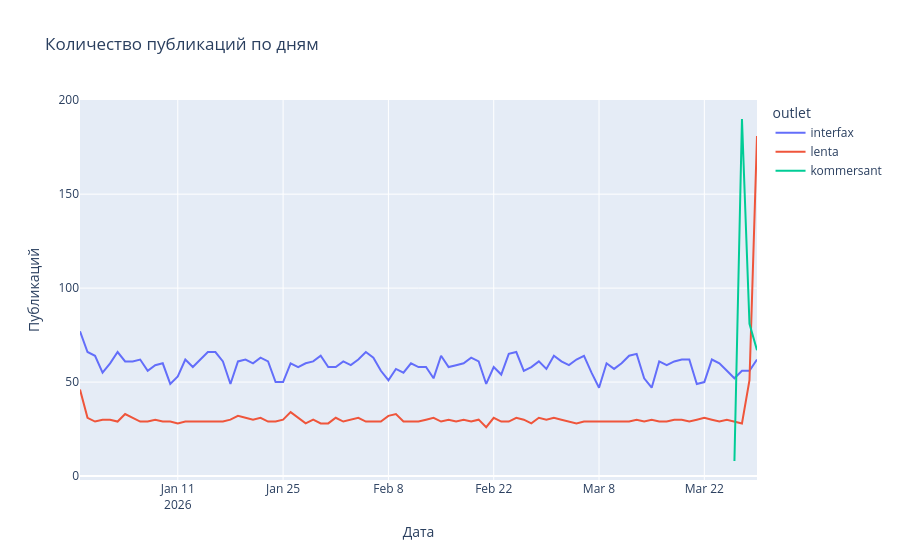

Notebook code for this chart:
### Code cell
# ── Динамика публикаций по дням (все СМИ) ────────────────────────
import plotly.express as px
from etl import load_all_clean

df_all = load_all_clean()
if not df_all.empty:
    daily = (
        df_all.groupby([df_all["published_at"].dt.date, "outlet"])
              .size()
              .reset_index(name="count")
    )
    daily.columns = ["date", "outlet", "count"]
    fig = px.line(daily, x="date", y="count", color="outlet",
                  title="Количество публикаций по дням",
                  labels={"count": "Публикаций", "date": "Дата"})
    fig.show()
else:
    print("Нет данных — запустите Scrape + ETL")

### Figure 1 — Plotly figure (JSON) as saved in the notebook; plotly's stock layout.template omitted (floating-point values rounded to 4 significant figures)
{"data": [{"hovertemplate": "outlet=interfax<br>Дата=%{x}<br>Публикаций=%{y}<extra></extra>", "legendgroup": "interfax", "line": {"color": "#636efa", "dash": "solid"}, "marker": {"symbol": "circle"}, "mode": "lines", "name": "interfax", "orientation": "v", "showlegend": true, "type": "scatter", "x": ["2025-12-29", "2025-12-30", "2025-12-31", "2026-01-01", "2026-01-02", "2026-01-03", "2026-01-04", "2026-01-05", "2026-01-06", "2026-01-07", "2026-01-08", "2026-01-09", "2026-01-10", "2026-01-11", "2026-01-12", "2026-01-13", "2026-01-14", "2026-01-15", "2026-01-16", "2026-01-17", "2026-01-18", "2026-01-19", "2026-01-20", "2026-01-21", "2026-01-22", "2026-01-23", "2026-01-24", "2026-01-25", "2026-01-26", "2026-01-27", "2026-01-28", "2026-01-29", "2026-01-30", "2026-01-31", "2026-02-01", "2026-02-02", "2026-02-03", "2026-02-04", "2026-02-05", "2026-02-06", "2026-02-07", "2026-02-08", "2026-02-09", "2026-02-10", "2026-02-11", "2026-02-12", "2026-02-13", "2026-02-14", "2026-02-15", "2026-02-16", "2026-02-17", "2026-02-18", "2026-02-19", "2026-02-20", "2026-02-21", "2026-02-22", "2026-02-23", "2026-02-24", "2026-02-25", "2026-02-26", "2026-02-27", "2026-02-28", "2026-03-01", "2026-03-02", "2026-03-03", "2026-03-04", "2026-03-05", "2026-03-06", "2026-03-07", "2026-03-08", "2026-03-09", "2026-03-10", "2026-03-11", "2026-03-12", "2026-03-13", "2026-03-14", "2026-03-15", "2026-03-16", "2026-03-17", "2026-03-18", "2026-03-19", "2026-03-20", "2026-03-21", "2026-03-22", "2026-03-23", "2026-03-24", "2026-03-25", "2026-03-26", "2026-03-27", "2026-03-28", "2026-03-29"], "xaxis": "x", "y": [77, 66, 64, 55, 60, 66, 61, 61, 62, 56, 59, 60, 49, 53, 62, 58, 62, 66, 66, 61, 49, 61, 62, 60, 63, 61, 50, 50, 60, 58, 60, 61, 64, 58, 58, 61, 59, 62, 66, 63, 56, 51, 57, 55, 60, 58, 58, 52, 64, 58, 59, 60, 63, 61, 49, 58, 54, 65, 66, 56, 58, 61, 57, 64, 61, 59, 62, 64, 55, 47, 60, 57, 60, 64, 65, 52, 47, 61, 59, 61, 62, 62, 49, 50, 62, 60, 56, 52, 56, 56, 62], "yaxis": "y"}, {"hovertemplate": "outlet=lenta<br>Дата=%{x}<br>Публикаций=%{y}<extra></extra>", "legendgroup": "lenta", "line": {"color": "#EF553B", "dash": "solid"}, "marker": {"symbol": "circle"}, "mode": "lines", "name": "lenta", "orientation": "v", "showlegend": true, "type": "scatter", "x": ["2025-12-29", "2025-12-30", "2025-12-31", "2026-01-01", "2026-01-02", "2026-01-03", "2026-01-04", "2026-01-05", "2026-01-06", "2026-01-07", "2026-01-08", "2026-01-09", "2026-01-10", "2026-01-11", "2026-01-12", "2026-01-13", "2026-01-14", "2026-01-15", "2026-01-16", "2026-01-17", "2026-01-18", "2026-01-19", "2026-01-20", "2026-01-21", "2026-01-22", "2026-01-23", "2026-01-24", "2026-01-25", "2026-01-26", "2026-01-27", "2026-01-28", "2026-01-29", "2026-01-30", "2026-01-31", "2026-02-01", "2026-02-02", "2026-02-03", "2026-02-04", "2026-02-05", "2026-02-06", "2026-02-07", "2026-02-08", "2026-02-09", "2026-02-10", "2026-02-11", "2026-02-12", "2026-02-13", "2026-02-14", "2026-02-15", "2026-02-16", "2026-02-17", "2026-02-18", "2026-02-19", "2026-02-20", "2026-02-21", "2026-02-22", "2026-02-23", "2026-02-24", "2026-02-25", "2026-02-26", "2026-02-27", "2026-02-28", "2026-03-01", "2026-03-02", "2026-03-03", "2026-03-04", "2026-03-05", "2026-03-06", "2026-03-07", "2026-03-08", "2026-03-09", "2026-03-10", "2026-03-11", "2026-03-12", "2026-03-13", "2026-03-14", "2026-03-15", "2026-03-16", "2026-03-17", "2026-03-18", "2026-03-19", "2026-03-20", "2026-03-21", "2026-03-22", "2026-03-23", "2026-03-24", "2026-03-25", "2026-03-26", "2026-03-27", "2026-03-28", "2026-03-29"], "xaxis": "x", "y": [46, 31, 29, 30, 30, 29, 33, 31, 29, 29, 30, 29, 29, 28, 29, 29, 29, 29, 29, 29, 30, 32, 31, 30, 31, 29, 29, 30, 34, 31, 28, 30, 28, 28, 31, 29, 30, 31, 29, 29, 29, 32, 33, 29, 29, 29, 30, 31, 29, 30, 29, 30, 29, 30, 26, 31, 29, 29, 31, 30, 28, 31, 30, 31, 30, 29, 28, 29, 29, 29, 29, 29, 29, 29, 30, 29, 30, 29, 29, 30, 30, 29, 30, 31, 30, 29, 30, 29, 28, 51, 181], "yaxis": "y"}, {"hovertemplate": "outlet=kommersant<br>Дата=%{x}<br>Публикаций=%{y}<extra></extra>", "legendgroup": "kommersant", "line": {"color": "#00cc96", "dash": "solid"}, "marker": {"symbol": "circle"}, "mode": "lines", "name": "kommersant", "orientation": "v", "showlegend": true, "type": "scatter", "x": ["2026-03-26", "2026-03-27", "2026-03-28", "2026-03-29"], "xaxis": "x", "y": [8, 190, 81, 67], "yaxis": "y"}], "layout": {"legend": {"title": {"text": "outlet"}, "tracegroupgap": 0}, "title": {"text": "Количество публикаций по дням"}, "xaxis": {"anchor": "y", "domain": [0, 1], "title": {"text": "Дата"}}, "yaxis": {"anchor": "x", "domain": [0, 1], "title": {"text": "Публикаций"}}}}
